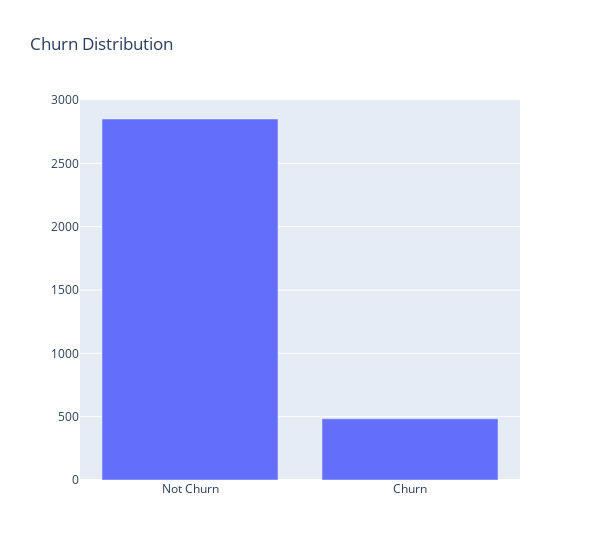

Source (notebook cell):
### Markdown cell above
### 3. Exploratory Data Analysis

### Code cell
#plotting the target variable distribution
class_counts = data.groupby("churn").size()

# Create a bar chart of the value counts using Plotly
fig = go.Figure(
    data=[go.Bar(x=class_counts.index, y=class_counts.values)],
    layout=go.Layout(title="Churn Distribution", xaxis=dict(tickvals=[0, 1], ticktext=["Not Churn", "Churn"]), 
          hovermode = 'closest',width=600)
)

# Show the chart
fig.show()

### Figure 1 — Plotly figure (JSON) as saved in the notebook; plotly's stock layout.template omitted (floating-point values rounded to 4 significant figures)
{"data": [{"type": "bar", "x": [false, true], "y": [2850, 483]}], "layout": {"hovermode": "closest", "title": {"text": "Churn Distribution"}, "width": 600, "xaxis": {"ticktext": ["Not Churn", "Churn"], "tickvals": [0, 1]}}}
